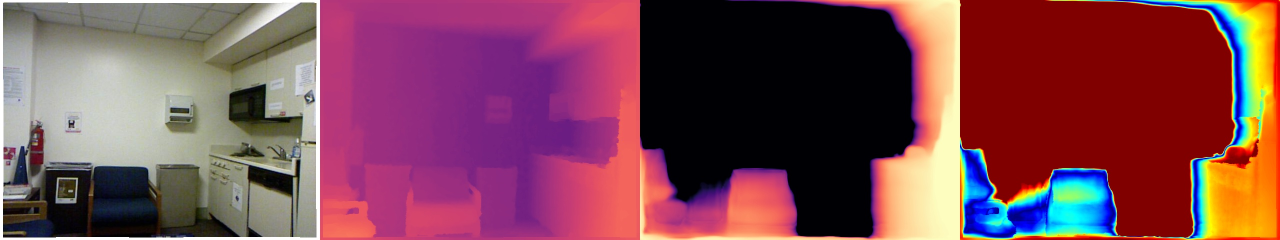
#> input picture benchmark_viz/eval_sample_00000.jpg, 2560 x 480 px (shown at 1/2 size)
$ python -i video_capture.py   (imports and definitions only)
#> lines starting #> are read from the running program, lines starting #| are printed output that depends on the picture
#> further down, picture is the input picture: shape (480, 2560, 3); mean B, G, R 82.6, 71.3, 127.3
"""
HorusEyes 2.0 - Video Capture Module (Hardened)
================================================================================
Bộ thu nhận video đa luồng không độ trễ (Zero-latency Threaded Camera Grabber).
Cứng hóa toàn diện:
  - AutoTorchController: Đo luma, điều khiển Flash, CLAHE cứu sáng, phát hiện 0-Lux blind.
  - Frame ID / Timestamp tracking + Watchdog chống "chết im lặng".
  - URL validation, max frame size guard chống tràn RAM.
  - IP Webcam torch endpoint (Android HTTP) / ADB torch hook.
================================================================================
"""

import sys
# [5 lines not run here, left out]

import time
import threading
import re
from urllib.parse import urlparse

import cv2
import numpy as np

import config


# [7 lines left out: function _validate_stream_url, not called in this run]


def _extract_base_url(source_url: str) -> str:
    """Trích xuất base URL (http://host:port) từ URL stream đầy đủ."""
    try:
        parsed = urlparse(source_url)
        return f"{parsed.scheme}://{parsed.netloc}"
    except Exception:
        return ""


# [82 lines left out: functions parse_camera_source, _open_capture, not called in this run]


class AutoTorchController:
    """
    Bộ điều khiển đèn Flash tự động & tiền xử lý cứu sáng thông minh (0-Lux Defense).
    - Đo luma Y từ khung hình (Y = 0.299R + 0.587G + 0.114B).
    - Bật/tắt Flash phần cứng qua IP Webcam HTTP endpoint hoặc ADB.
    - Áp dụng CLAHE cứu sáng trên kênh L (LAB) khi thiếu sáng.
    - Phát hiện trạng thái 0-Lux Blind (cảm biến mù hoàn toàn).
    """

    def __init__(self, source_url: str = ""):
        self.source_url = source_url
        self.base_url = _extract_base_url(source_url) if isinstance(source_url, str) else ""

        # Trạng thái Flash
        self.torch_active = False
        self.ae_settle_counter = 0
        self.is_zero_lux_blind = False
        self._last_torch_change_time = 0.0
        self._dark_frame_count = 0
        self._bright_frame_count = 0

        # CLAHE preprocessor
        self._clahe = cv2.createCLAHE(
            clipLimit=config.CLAHE_CLIP_LIMIT,
            tileGridSize=config.CLAHE_GRID_SIZE
        )

    # [24 lines left out: function _send_torch_command, not called in this run]

    def measure_luma(self, frame_bgr: np.ndarray) -> float:
        """Đo độ sáng trung bình luma Y = 0.299R + 0.587G + 0.114B."""
        if frame_bgr is None or frame_bgr.size == 0:
            return 0.0
        # Tính trên ảnh thu nhỏ 4x để nhanh
        small = frame_bgr[::4, ::4]
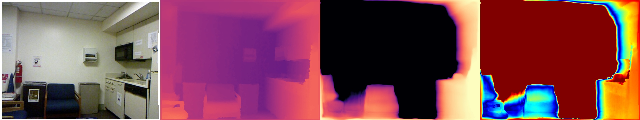
#> small: shape (120, 640, 3); mean B, G, R 82.6, 71.2, 127
        b, g, r = small[:, :, 0].astype(np.float32), small[:, :, 1].astype(np.float32), small[:, :, 2].astype(np.float32)
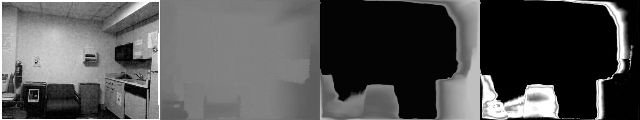
#> b: shape (120, 640) float32; min 0, max 255, mean 82.6
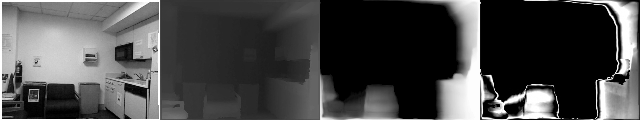
#> g: shape (120, 640) float32; min 0, max 255, mean 71.2
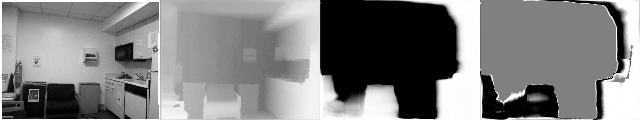
#> r: shape (120, 640) float32; min 0, max 255, mean 127
        y = 0.299 * r + 0.587 * g + 0.114 * b
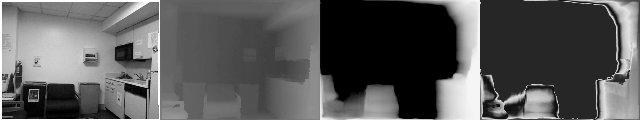
#> y: shape (120, 640) float32; min 0, max 255, mean 89.2
        return float(np.mean(y))

    def process_frame(self, frame_bgr: np.ndarray) -> tuple:
        """
        Xử lý frame với auto-torch và CLAHE cứu sáng.
        Returns: (processed_frame, lighting_status_dict)
        """
        now = time.monotonic()
        mean_y = self.measure_luma(frame_bgr)
#> mean_y = 89.16

        # ── 1. Logic bật Flash khi tối ──
        if mean_y < config.LUX_DARK_ON_THRESHOLD:
            self._dark_frame_count += 1
            self._bright_frame_count = 0
        else:
            self._dark_frame_count = 0

        # Bật Flash sau >= 8 frame liên tiếp tối đen
        if not self.torch_active and self._dark_frame_count >= config.LUX_DARK_CONFIRM_FRAMES:
            self.torch_active = True
            self.ae_settle_counter = config.FLASH_AE_SETTLE_FRAMES
            self._last_torch_change_time = now
            self._send_torch_command(enable=True)
            print("[AutoTorch] ĐÈN FLASH BẬT — Môi trường quá tối")

        # ── 2. Logic tắt Flash khi đã sáng trở lại ──
        if self.torch_active and mean_y > config.LUX_BRIGHT_OFF_THRESHOLD:
            self._bright_frame_count += 1
        else:
            self._bright_frame_count = 0

        hold_elapsed = now - self._last_torch_change_time
        if (self.torch_active
                and self._bright_frame_count >= config.LUX_DARK_CONFIRM_FRAMES
                and hold_elapsed >= config.FLASH_HOLD_MIN_SECONDS):
            self.torch_active = False
            self.ae_settle_counter = config.FLASH_AE_SETTLE_FRAMES
            self._last_torch_change_time = now
            self._bright_frame_count = 0
            self._send_torch_command(enable=False)
            print("[AutoTorch] ĐÈN FLASH TẮT — Môi trường đã sáng trở lại")

        # Giảm AE settle counter
        if self.ae_settle_counter > 0:
            self.ae_settle_counter -= 1

        # ── 3. Tiền xử lý cứu sáng CLAHE ──
        processed = frame_bgr
        if mean_y < config.LUX_ENHANCEMENT_THRESHOLD or self.torch_active:
            processed = self._apply_clahe_enhancement(frame_bgr)
            # Khử lóa tâm (specular hotspot suppression) khi Flash hoạt động
            if self.torch_active:
                processed = self._suppress_specular_hotspot(processed)

        # ── 4. Phát hiện 0-Lux Blind ──
        # Đo lại luma sau CLAHE
        post_y = self.measure_luma(processed)
#> post_y = 89.16
        if self.torch_active and post_y < config.LUX_ZERO_BLIND_THRESHOLD:
            self.is_zero_lux_blind = True
        else:
            self.is_zero_lux_blind = False

        lighting_status = {
            "mean_y": mean_y,
            "post_clahe_y": post_y,
            "torch_active": self.torch_active,
            "ae_settle_counter": self.ae_settle_counter,
            "is_zero_lux_blind": self.is_zero_lux_blind,
        }
#> lighting_status = {'mean_y': 89.16, 'post_clahe_y': 89.16, 'torch_active': False, 'ae_settle_counter': 0, 'is_zero_lux_blind': False}

        return processed, lighting_status

    # [28 lines left out: functions _apply_clahe_enhancement, _suppress_specular_hotspot, not called in this run]


class ThreadedCamera:
    """
    Bộ đọc camera đa luồng — triệt tiêu hoàn toàn độ trễ buffer mạng.
    Tích hợp AutoTorchController, Frame ID tracking, và Watchdog health check.
    """

    # [80 lines left out: functions __init__, start, read, is_healthy, not called in this run]

    def reset_watchdog(self):
        """Khởi động lại mốc thời gian watchdog khi bắt đầu vòng lặp chính."""
        self.frame_timestamp = time.monotonic()

    # [70 lines left out: functions release, _grab_loop, _resize_frame, not called in this run]

>>> import cv2
>>> picture = cv2.imread('benchmark_viz/eval_sample_00000.jpg')
>>> result = AutoTorchController().process_frame(picture)

$ run again, on benchmark_viz/eval_sample_00046.jpg
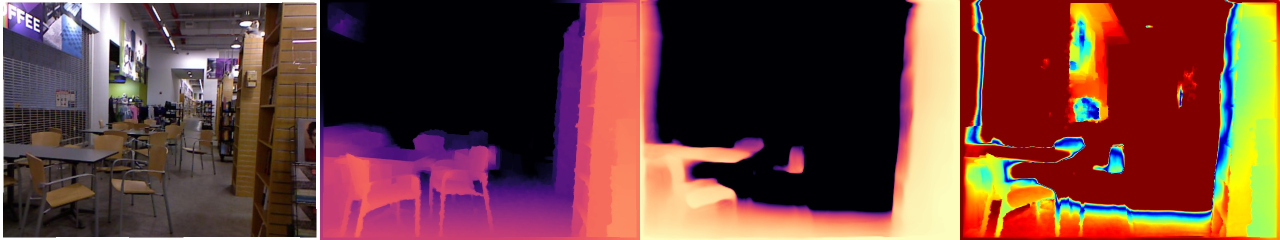
#> input picture benchmark_viz/eval_sample_00046.jpg, 2560 x 480 px (shown at 1/2 size)
#> picture is the input picture: shape (480, 2560, 3); mean B, G, R 59.1, 66.8, 111
#> in measure_luma, `b, g, r = small[:, :, 0].astype(np.float32), small[:, :, 1].astype(np...`:
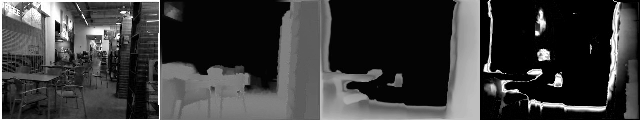
#> b: shape (120, 640) float32; min 0, max 255, mean 59
#> in measure_luma, `y = 0.299 * r + 0.587 * g + 0.114 * b`:
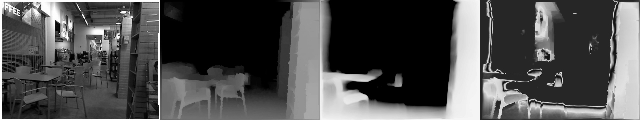
#> y: shape (120, 640) float32; min 0, max 255, mean 78.9
#> mean_y = 78.85
#> lighting_status = {'mean_y': 78.85, 'post_clahe_y': 78.85, 'torch_active': False, 'ae_settle_counter': 0, 'is_zero_lux_blind': False}

$ run again, on benchmark_viz/eval_sample_00093.jpg
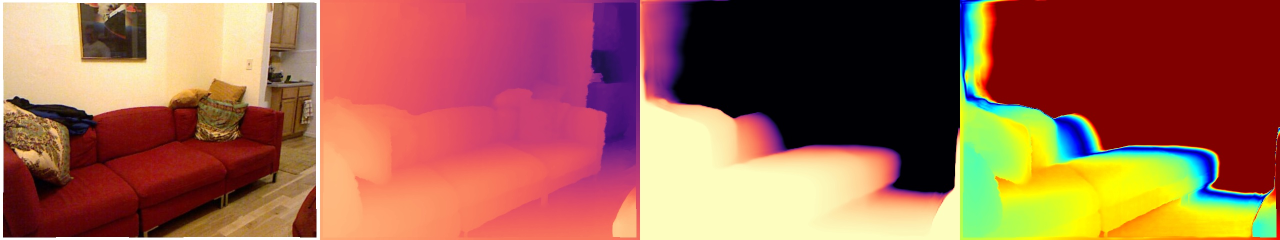
#> input picture benchmark_viz/eval_sample_00093.jpg, 2560 x 480 px (shown at 1/2 size)
#> picture is the input picture: shape (480, 2560, 3); mean B, G, R 76.4, 99.3, 159.2
#> in measure_luma, `b, g, r = small[:, :, 0].astype(np.float32), small[:, :, 1].astype(np...`:
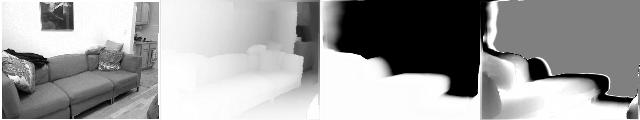
#> r: shape (120, 640) float32; min 0, max 255, mean 159.1
#> in measure_luma, `y = 0.299 * r + 0.587 * g + 0.114 * b`:
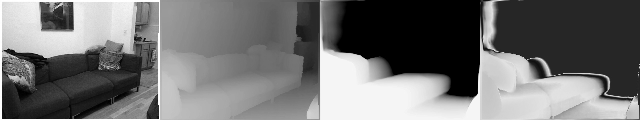
#> y: shape (120, 640) float32; min 0, max 255, mean 114.5
#> mean_y = 114.5
#> lighting_status = {'mean_y': 114.5, 'post_clahe_y': 114.5, 'torch_active': False, 'ae_settle_counter': 0, 'is_zero_lux_blind': False}

$ run again, on benchmark_viz/eval_sample_00139.jpg
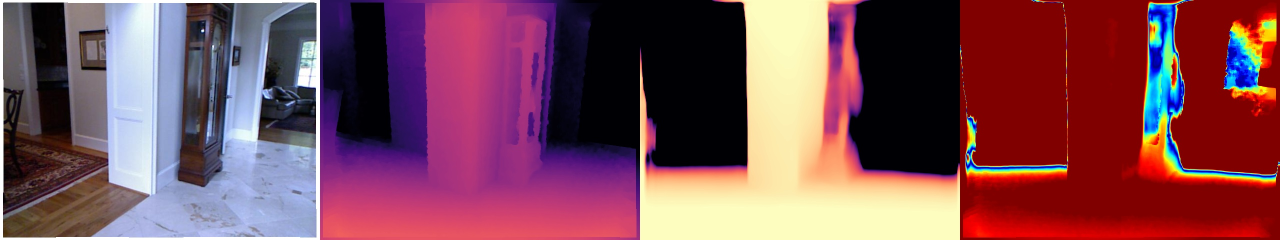
#> input picture benchmark_viz/eval_sample_00139.jpg, 2560 x 480 px (shown at 1/2 size)
#> picture is the input picture: shape (480, 2560, 3); mean B, G, R 85.6, 73.3, 125.6
#> in measure_luma, `b, g, r = small[:, :, 0].astype(np.float32), small[:, :, 1].astype(np...`:
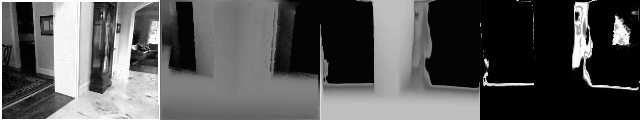
#> b: shape (120, 640) float32; min 0, max 255, mean 85.8
#> in measure_luma, `y = 0.299 * r + 0.587 * g + 0.114 * b`:
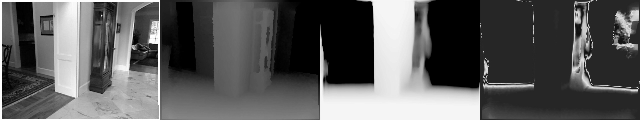
#> y: shape (120, 640) float32; min 0, max 255, mean 90.4
#> mean_y = 90.4
#> lighting_status = {'mean_y': 90.4, 'post_clahe_y': 90.4, 'torch_active': False, 'ae_settle_counter': 0, 'is_zero_lux_blind': False}
